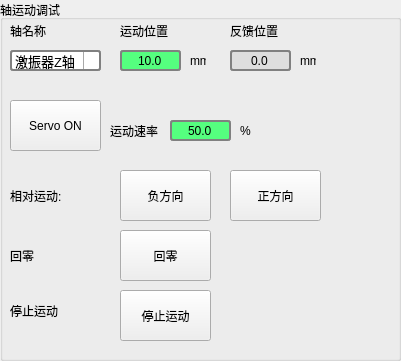
  <widget class="QGroupBox" name="groupBox_2">
   <property name="geometry">
    <rect>
     <x>10</x>
     <y>300</y>
     <width>401</width>
     <height>361</height>
    </rect>
   </property>
   <property name="title">
    <string>轴运动调试</string>
   </property>
   <widget class="QComboBox" name="axis_index">
    <property name="geometry">
     <rect>
      <x>10</x>
      <y>50</y>
      <width>91</width>
      <height>21</height>
     </rect>
    </property>
    <property name="font">
     <font>
      <pointsize>10</pointsize>
     </font>
    </property>
    <property name="styleSheet">
     <string notr="true">QComboBox {
    border: 2px solid gray;
    border-radius: 3px;
    min-width: 6em;
}


QComboBox::drop-down {
    subcontrol-origin: padding;
    subcontrol-position: top right;
    width: 15px;
    border-left-width: 1px;  
	border-left-color: darkgray;
    border-left-style: solid;
    border-top-right-radius: 3px;
    border-bottom-right-radius: 3px;
}

QComboBox::down-arrow {
    image: url(:/icon/res/ui_down_arrow.png);
}

QComboBox::down-arrow:on {
    top: 1px;
    left: 1px;
}


</string>
    </property>
    <item>
     <property name="text">
      <string>激振器Z轴</string>
     </property>
    </item>
    <item>
     <property name="text">
      <string>载台Z轴</string>
     </property>
    </item>
    <item>
     <property name="text">
      <string>载台Y轴</string>
     </property>
    </item>
   </widget>
   <widget class="QLabel" name="label_7">
    <property name="geometry">
     <rect>
      <x>10</x>
      <y>20</y>
      <width>54</width>
      <height>21</height>
     </rect>
    </property>
    <property name="text">
     <string>轴名称</string>
    </property>
   </widget>
   <widget class="QLabel" name="label_8">
    <property name="geometry">
     <rect>
      <x>120</x>
      <y>20</y>
      <width>54</width>
      <height>21</height>
     </rect>
    </property>
    <property name="text">
     <string>运动位置</string>
    </property>
   </widget>
   <widget class="QLabel" name="label_9">
    <property name="geometry">
     <rect>
      <x>190</x>
      <y>50</y>
      <width>16</width>
      <height>21</height>
     </rect>
    </property>
    <property name="text">
     <string>mm</string>
    </property>
   </widget>
   <widget class="QDoubleSpinBox" name="cmd_pos">
    <property name="geometry">
     <rect>
      <x>120</x>
      <y>50</y>
      <width>61</width>
      <height>21</height>
     </rect>
    </property>
    <property name="styleSheet">
     <string notr="true">QDoubleSpinBox {
    border: 2px solid gray;
    border-radius: 3px;
    padding: 0 8px;
    background: rgb(85, 255, 127);
    selection-background-color: darkgray;
}
</string>
    </property>
    <property name="alignment">
     <set>Qt::AlignCenter</set>
    </property>
    <property name="buttonSymbols">
     <enum>QAbstractSpinBox::NoButtons</enum>
    </property>
    <property name="decimals">
     <number>1</number>
    </property>
    <property name="minimum">
     <double>-9999.000000000000000</double>
    </property>
    <property name="maximum">
     <double>9999.000000000000000</double>
    </property>
    <property name="value">
     <double>10.000000000000000</double>
    </property>
   </widget>
   <widget class="QLabel" name="label_10">
    <property name="geometry">
     <rect>
      <x>10</x>
      <y>170</y>
      <width>91</width>
      <height>51</height>
     </rect>
    </property>
    <property name="text">
     <string>相对运动:</string>
    </property>
   </widget>
   <widget class="QPushButton" name="move_r_n">
    <property name="geometry">
     <rect>
      <x>120</x>
      <y>170</y>
      <width>91</width>
      <height>51</height>
     </rect>
    </property>
    <property name="styleSheet">
     <string notr="true">QPushButton {    
    border-radius: 10px;
    background-color: #00bcd4;
	font: 75 12pt &quot;黑体&quot;;
	color: white;
}

QPushButton:hover{
	background-color: #03a9f4;
	color: white;
}

QPushButton:pressed{
	background-color: #2196f3;
    border-style: inset;
}2196f3</string>
    </property>
    <property name="text">
     <string>负方向</string>
    </property>
   </widget>
   <widget class="QPushButton" name="move_r_f">
    <property name="geometry">
     <rect>
      <x>230</x>
      <y>170</y>
      <width>91</width>
      <height>51</height>
     </rect>
    </property>
    <property name="styleSheet">
     <string notr="true">QPushButton {    
    border-radius: 10px;
    background-color: #00bcd4;
	font: 75 12pt &quot;黑体&quot;;
	color: white;
}

QPushButton:hover{
	background-color: #03a9f4;
	color: white;
}

QPushButton:pressed{
	background-color: #2196f3;
    border-style: inset;
}2196f3</string>
    </property>
    <property name="text">
     <string>正方向</string>
    </property>
   </widget>
   <widget class="QLabel" name="label_12">
    <property name="geometry">
     <rect>
      <x>10</x>
      <y>290</y>
      <width>91</width>
      <height>41</height>
     </rect>
    </property>
    <property name="text">
     <string>停止运动</string>
    </property>
   </widget>
   <widget class="QPushButton" name="move_stop">
    <property name="geometry">
     <rect>
      <x>120</x>
      <y>290</y>
      <width>91</width>
      <height>51</height>
     </rect>
    </property>
    <property name="styleSheet">
     <string notr="true">QPushButton {    
    border-radius: 10px;
    background-color: #00bcd4;
	font: 75 12pt &quot;黑体&quot;;
	color: white;
}

QPushButton:hover{
	background-color: #03a9f4;
	color: white;
}

QPushButton:pressed{
	background-color: #2196f3;
    border-style: inset;
}2196f3</string>
    </property>
    <property name="text">
     <string>停止运动</string>
    </property>
   </widget>
   <widget class="QPushButton" name="servo">
    <property name="geometry">
     <rect>
      <x>10</x>
      <y>100</y>
      <width>91</width>
      <height>51</height>
     </rect>
    </property>
    <property name="styleSheet">
     <string notr="true">QPushButton {    
    border-radius: 10px;
    background-color: #00bcd4;
	font: 75 12pt &quot;黑体&quot;;
	color: white;
}

QPushButton:hover{
	background-color: #03a9f4;
	color: white;
}

QPushButton:pressed{
	background-color: #2196f3;
    border-style: inset;
}2196f3</string>
    </property>
    <property name="text">
     <string>Servo ON</string>
    </property>
   </widget>
   <widget class="QDoubleSpinBox" name="fb_pos">
    <property name="enabled">
     <bool>true</bool>
    </property>
    <property name="geometry">
     <rect>
      <x>230</x>
      <y>50</y>
      <width>61</width>
      <height>21</height>
     </rect>
    </property>
    <property name="styleSheet">
     <string notr="true">QDoubleSpinBox {
    border: 2px solid gray;
    border-radius: 3px;
    padding: 0 8px;
    background: rgb(222, 222, 222);
    selection-background-color: darkgray;
}</string>
    </property>
    <property name="frame">
     <bool>false</bool>
    </property>
    <property name="alignment">
     <set>Qt::AlignCenter</set>
    </property>
    <property name="readOnly">
     <bool>true</bool>
    </property>
    <property name="buttonSymbols">
     <enum>QAbstractSpinBox::NoButtons</enum>
    </property>
    <property name="decimals">
     <number>1</number>
    </property>
    <property name="minimum">
     <double>-9999.000000000000000</double>
    </property>
    <property name="maximum">
     <double>9999.000000000000000</double>
    </property>
   </widget>
   <widget class="QLabel" name="label_13">
    <property name="geometry">
     <rect>
      <x>300</x>
      <y>50</y>
      <width>16</width>
      <height>21</height>
     </rect>
    </property>
    <property name="text">
     <string>mm</string>
    </property>
   </widget>
   <widget class="QLabel" name="label_14">
    <property name="geometry">
     <rect>
      <x>230</x>
      <y>20</y>
      <width>54</width>
      <height>21</height>
     </rect>
    </property>
    <property name="text">
     <string>反馈位置</string>
    </property>
   </widget>
   <widget class="QPushButton" name="move_home">
    <property name="geometry">
     <rect>
      <x>120</x>
      <y>230</y>
      <width>91</width>
      <height>51</height>
     </rect>
    </property>
    <property name="styleSheet">
     <string notr="true">QPushButton {    
    border-radius: 10px;
    background-color: #00bcd4;
	font: 75 12pt &quot;黑体&quot;;
	color: white;
}

QPushButton:hover{
	background-color: #03a9f4;
	color: white;
}

QPushButton:pressed{
	background-color: #2196f3;
    border-style: inset;
}2196f3</string>
    </property>
    <property name="text">
     <string>回零</string>
    </property>
   </widget>
   <widget class="QLabel" name="label_15">
    <property name="geometry">
     <rect>
      <x>10</x>
      <y>230</y>
      <width>91</width>
      <height>51</height>
     </rect>
    </property>
    <property name="text">
     <string>回零</string>
    </property>
   </widget>
   <widget class="QDoubleSpinBox" name="move_ratio">
    <property name="geometry">
     <rect>
      <x>170</x>
      <y>120</y>
      <width>61</width>
      <height>21</height>
     </rect>
    </property>
    <property name="styleSheet">
     <string notr="true">QDoubleSpinBox {
    border: 2px solid gray;
    border-radius: 3px;
    padding: 0 8px;
    background: rgb(85, 255, 127);
    selection-background-color: darkgray;
}
</string>
    </property>
    <property name="alignment">
     <set>Qt::AlignCenter</set>
    </property>
    <property name="buttonSymbols">
     <enum>QAbstractSpinBox::NoButtons</enum>
    </property>
    <property name="decimals">
     <number>1</number>
    </property>
    <property name="minimum">
     <double>1.000000000000000</double>
    </property>
    <property name="maximum">
     <double>100.000000000000000</double>
    </property>
    <property name="value">
     <double>50.000000000000000</double>
    </property>
   </widget>
   <widget class="QLabel" name="label_16">
    <property name="geometry">
     <rect>
      <x>110</x>
      <y>120</y>
      <width>54</width>
      <height>21</height>
     </rect>
    </property>
    <property name="text">
     <string>运动速率</string>
    </property>
   </widget>
   <widget class="QLabel" name="label_17">
    <property name="geometry">
     <rect>
      <x>240</x>
      <y>120</y>
      <width>20</width>
      <height>21</height>
     </rect>
    </property>
    <property name="text">
     <string>%</string>
    </property>
   </widget>
  </widget>
